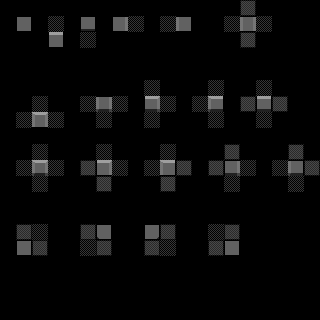

A level layout from a 2D game, rendered from its tile map. Below: a short description, then the map file with tile-grid data replaced by summaries:
An orthogonal 20x20 tile map with 16x16 px tiles, 3 tile layers (regions, input_prototype, output_terrain).

<map version="1.10" tiledversion="1.10.2" orientation="orthogonal" renderorder="right-down" width="20" height="20" tilewidth="16" tileheight="16" infinite="0" nextlayerid="4" nextobjectid="1">
 <tileset firstgid="1" source="../../Topdown-Tileset-Prototype.tsx" />
 <layer id="1" name="regions" width="20" height="20" opacity="0.47">
  <data>[400 cells, 76 non-empty, 1 distinct tile ids]</data>
 </layer>
 <layer id="2" name="input_prototype" width="20" height="20" opacity="0.43">
  <data>[400 cells, 40 non-empty, 1 distinct tile ids]</data>
 </layer>
 <layer id="3" name="output_terrain" width="20" height="20">
  <data>[400 cells, 20 non-empty, 20 distinct tile ids]</data>
 </layer>
</map>